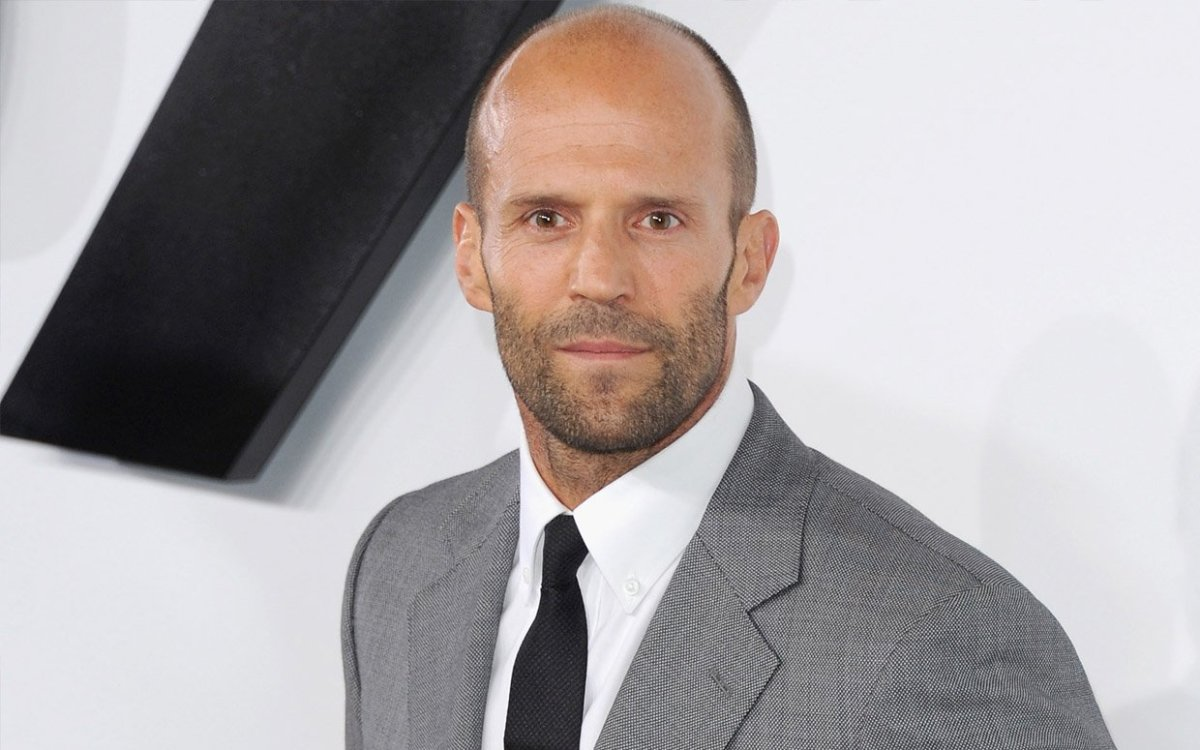
#> input picture jason.jpg, 1200 x 750 px
$ python main.py
#> lines starting #> are read from the running program, lines starting #| are printed output that depends on the picture
import cv2
import matplotlib.pyplot as plt


def detect_face(img):
    # Загрузка каскада Хаара для поиска лиц
    classifier = cv2.CascadeClassifier(cv2.data.haarcascades + "haarcascade_frontalface_default.xml")
    # выполнение распознавания лиц
    bboxes = classifier.detectMultiScale(img, scaleFactor=2, minNeighbors=3, minSize=(50, 50))
    return bboxes


def detect_eyes(img, bboxes):
    # Загрузка каскада Хаара для поиска глаз
    classifier_eye = cv2.CascadeClassifier(cv2.data.haarcascades + "haarcascade_eye.xml")
    eyes = []
    for box in bboxes:
        x, y, width, height = box
        face = img[y:y + height, x:x + width]
        eyes_in_face = classifier_eye.detectMultiScale(face)
        for (x_eye, y_eye, w_eye, h_eye) in eyes_in_face:
            eyes.append((x + x_eye, y + y_eye, w_eye, h_eye))
    return eyes


def draw_ovals(img, bboxes, eyes):
    for box in bboxes:
        x, y, width, height = box
        # рисуем овал вокруг лица
        cv2.ellipse(img, (int(x + width / 2), int(y + height / 2)), (int(width / 2), int(height / 1)), 0, 0, 360,
                    (0, 255, 0), 2)
    for eye in eyes:
        x, y, width, height = eye
        # рисуем круг вокруг глаза
        cv2.circle(img, (int(x + width / 2), int(y + height / 2)), int(width / 2), (0, 0, 255), 2)
    return img


# загружаем изображение
img = cv2.imread('./jason.jpg')
#> img is the input picture: shape (750, 1200, 3); mean B, G, R 163.6, 162.5, 168.1
# копируем исходное изображение
img_copy = img.copy()
# выполнение распознавания лиц
bboxes = detect_face(img)
#> in detect_face, `bboxes = classifier.detectMultiScale(img, scaleFactor=2, minNeighbors=..`: bboxes = [[418, 62, 384, 384]]
#> bboxes = [[418, 62, 384, 384]]
# выполнение распознавания глаз
eyes = detect_eyes(img, bboxes)
#> the loop in detect_eyes, `for box in bboxes:` made 1 pass
#> (x, y, width, height, eyes_in_face) on pass 1: (418, 62, 384, 384, [[92, 123, 69, 69], [203, 124, 68, 68]])
#> pass 1, in detect_eyes, `face = img[y:y + height, x:x + width]`:
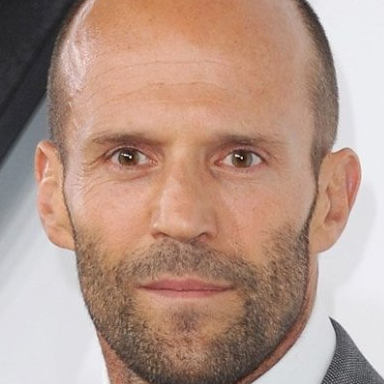
#> face: shape (384, 384, 3); mean B, G, R 136.1, 150.1, 180.4
#> after the loop in detect_eyes, `for box in bboxes:`: eyes = [(510, 185, 69, 69), (621, 186, 68, 68)]
#> eyes = [(510, 185, 69, 69), (621, 186, 68, 68)]
# рисование овалов вокруг лиц и глаз
result_img = draw_ovals(img_copy, bboxes, eyes)
#> the loop in draw_ovals, `for box in bboxes:` made 1 pass
#> the loop in draw_ovals, `for eye in eyes:` made 2 passes
#> after the loop in draw_ovals, `for eye in eyes:`:
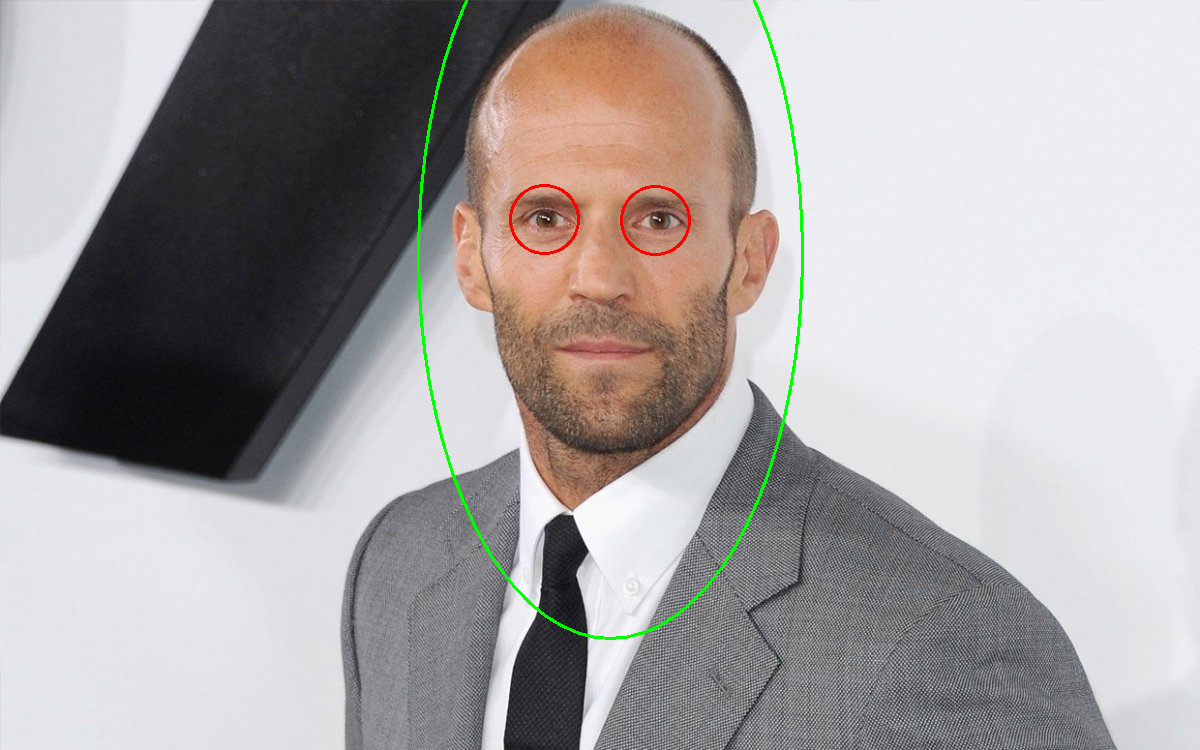
#> img: shape (750, 1200, 3); mean B, G, R 162.6, 162.8, 167.5

fig, (ax1, ax2) = plt.subplots(1, 2, figsize=(15, 8))
ax1.imshow(cv2.cvtColor(img, cv2.COLOR_BGR2RGB))
ax1.xaxis.set_ticks([])
ax1.yaxis.set_ticks([])
ax1.set_title('Исходное изображение')

ax2.imshow(cv2.cvtColor(result_img, cv2.COLOR_BGR2RGB))
ax2.xaxis.set_ticks([])
ax2.yaxis.set_ticks([])
ax2.set_title('Распознанные лица и глаза')

plt.show()
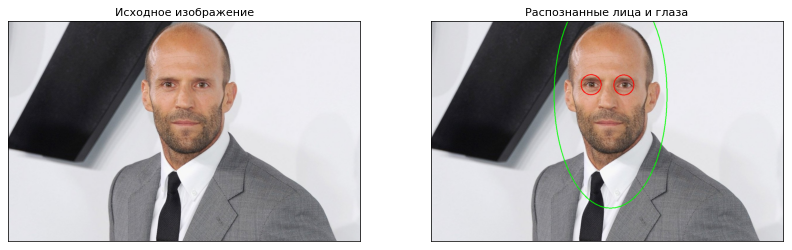
#> figure drawn by matplotlib, 2 panels
